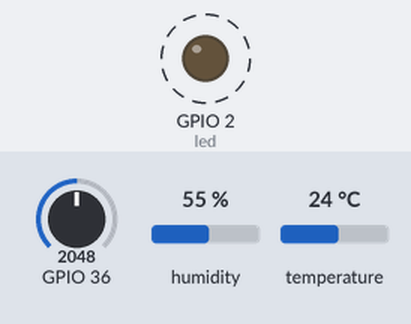
Simulated run of this sketch. Board: ESP32. Shown: output pins drawn as LEDs (lit = HIGH). Dashed ring = blinking. The inputs (shaded band) are chosen by the test bench; at power-on: GPIO 36 = 2048, humidity 55 %, temperature 24 °C. What the sketch prints to the serial monitor is not drawn.

Above: at 0.5 s.
Timing chart, 0 to 3.6 s (numbered marks = the images above):
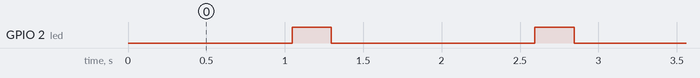

Measured:
- by itself, GPIO 2 (led): alternates HIGH for 0.25 s and LOW for 1.3 s

The sketch:

AnalogReadSerialBlinkLuftFeuchte.ino
```cpp
/*
benötigt DHT11 library
*/

#include <DHT11.h>

DHT11 dht11(4); //Init param=Pin Nr, esp32 2 oder 4, 2 verhindert programmierung, ein bsp war 15

#define led 2 //BUILTIN_LED

// the setup routine runs once when you press reset:
void setup() {
  // initialize serial communication at 9600 bits per second:
  Serial.begin(9600);
  pinMode(led, OUTPUT);
}

// the loop routine runs over and over again forever:
void loop() {

  readTemp();
  readHum();

  int sensorValue = analogRead(A0);
  Serial.println(sensorValue);

  Serial.println("Led high");
  digitalWrite(led, HIGH);
  delay(250);  // delay in between reads for stability

  Serial.println("Led Low");
  digitalWrite(led, LOW);
  delay(250);  // delay in between reads for stability


}

void readTemp()
{
    Serial.print("try Temperature ...");
    int temperature = dht11.readTemperature();

    // Check the result of the reading.
    // If there's no error, print the temperature value.
    // If there's an error, print the appropriate error message.
    if (temperature != DHT11::ERROR_CHECKSUM && temperature != DHT11::ERROR_TIMEOUT) {
        Serial.print("Temperature: ");
        Serial.print(temperature);
        Serial.println(" °C");
    } else {
        // Print error message based on the error code.
        Serial.println(DHT11::getErrorString(temperature));
    }
}

void readHum()
{
    Serial.print("try Humidity ...");
  int humidity = dht11.readHumidity();
  if (humidity != DHT11::ERROR_CHECKSUM && humidity != DHT11::ERROR_TIMEOUT) {
      Serial.print("Humidity: ");
      Serial.print(humidity);
      Serial.println(" %");
  } else {
      // Print error message based on the error code.
      Serial.println(DHT11::getErrorString(humidity));
  }
}
```
